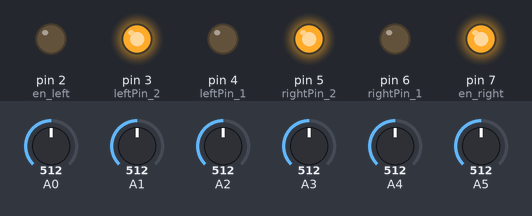
A sketch run on a simulated Arduino Uno, built with avr-gcc and run on an emulated ATmega328P. On the bench: output pins drawn as LEDs (lit = HIGH). The test bench sets the inputs (shaded band); at power-on: A5 = 512, A0 = 512, A1 = 512, A2 = 512, A3 = 512, A4 = 512.

Above: at 1.2 s.
1.3 s: A5 set to 487
At 1.6 s:
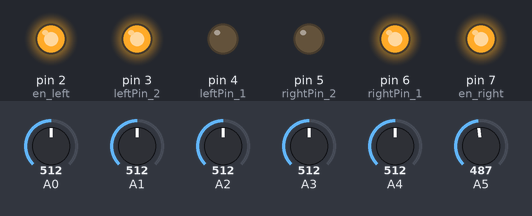
2.8 s: A5 set to 510
At 3.9 s:
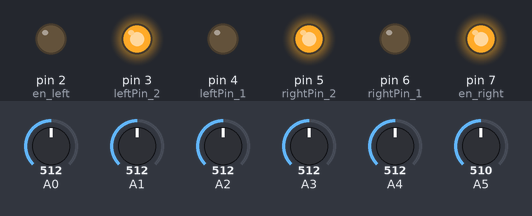
4.3 s: A5 set to 490
At 5.0 s:
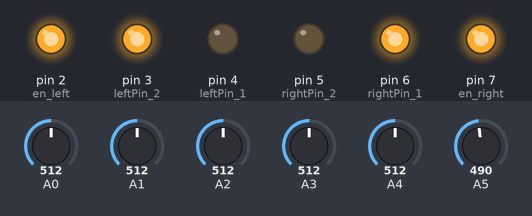
Timing chart, 0 to 7.3 s (numbered marks = the images above; inputs shaded):
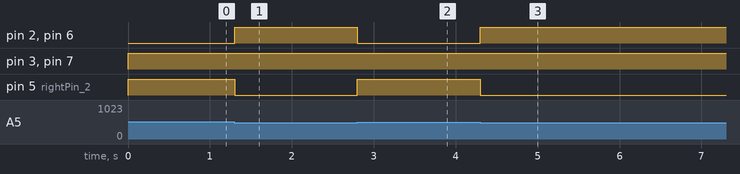

Measured:
- the behaviour switches between 500 and 499 on A5 (found by bisection; images 0 and 1)
- after the input at 1.3 s, pin 2 (en_left), pin 6 (rightPin_1): LOW → HIGH at once; pin 5 (rightPin_2): HIGH → LOW at once
- after the input at 2.8 s, pin 2 (en_left), pin 6 (rightPin_1): HIGH → LOW at once; pin 5 (rightPin_2): LOW → HIGH at once
- after the input at 4.3 s, pin 2 (en_left), pin 6 (rightPin_1): LOW → HIGH at once; pin 5 (rightPin_2): HIGH → LOW at once

The sketch:

line_following.ino
```cpp
const int en_right=7, en_left=2, rightPin_1 = 6,rightPin_2 = 5,leftPin_1 = 4,leftPin_2 = 3;
int ir[6];
void forward (int left_speed , int right_speed)
  {
    analogWrite (en_right, right_speed);
    analogWrite (en_left, left_speed);
    digitalWrite (rightPin_1,HIGH);
    digitalWrite (rightPin_2,LOW);
    digitalWrite (leftPin_1,LOW);
    digitalWrite (leftPin_2,HIGH);
  }

void backward (int left_speed , int right_speed)
  {
    analogWrite (en_right, right_speed);
    analogWrite (en_left, left_speed);
    digitalWrite (rightPin_1,LOW);
    digitalWrite (rightPin_2,HIGH);
    digitalWrite (leftPin_1,HIGH);
    digitalWrite (leftPin_2,LOW);
  }

void left_turn (int left_speed , int right_speed, int delay_time)
  {
    analogWrite (en_right, right_speed);
    analogWrite (en_left, left_speed);
    digitalWrite (rightPin_1,LOW);
    digitalWrite (rightPin_2,HIGH);
    digitalWrite (leftPin_1,LOW);
    digitalWrite (leftPin_2,HIGH);
    delay (delay_time);
  }

void right_turn (int left_speed , int right_speed, int delay_time)
  {
    analogWrite (en_right, right_speed);
    analogWrite (en_left, left_speed);
    digitalWrite (rightPin_1,HIGH);
    digitalWrite (rightPin_2,LOW);
    digitalWrite (leftPin_1,HIGH);
    digitalWrite (leftPin_2,LOW);
    delay (delay_time);
  }

void stop_ ()
  {
    digitalWrite (rightPin_1,HIGH);
    digitalWrite (rightPin_2,HIGH);
    digitalWrite (leftPin_1,HIGH);
    digitalWrite (leftPin_2,HIGH);
  }

void setup()
{

  // motot setup
  pinMode (rightPin_1, OUTPUT);
  pinMode (rightPin_2, OUTPUT);
  pinMode (leftPin_1, OUTPUT);
  pinMode (leftPin_2, OUTPUT);
  pinMode (en_right, OUTPUT);
  pinMode (en_left, OUTPUT);

}

void loop()
  {
    ir [0] = analogRead(A5);
    ir [1] = analogRead(A4);
    ir [2] = analogRead(A3);
    ir [3] = analogRead(A2);
    ir [4] = analogRead(A1);
    ir [5] = analogRead(A0);
    // straight forward ** WWBBWW WWBWWW WWWBWW
    if ( (ir [0] <500 && ir [1] <500 && ir [2] >500 && ir [3] >500 && ir [4] <500 && ir [5] <500) ||
         (ir [0] <500 && ir [1] <500 && ir [2] >500 && ir [3] <500 && ir [4] <500 && ir [5] <500) ||
         (ir [0] <500 && ir [1] <500 && ir [2] <500 && ir [3] >500 && ir [4] <500 && ir [5] <500) )

          {
            forward (255,255);
          }

     //slight left moving forward ** WBBWWW WBWWWW
     else if ( (ir [0] <500 && ir [1] >500 && ir [2] >500 && ir [3] <500 && ir [4] <500 && ir [5] <500) ||
               (ir [0] <500 && ir [1] >500 && ir [2] <500 && ir [3] <500 && ir [4] <500 && ir [5] <500) )
                       {
               forward (240,255);
             }

      // **WBBBWW

      //more left moving forward ** BWWWWW BBWWWW
      else if ( (ir [0] >500 && ir [1] <500 && ir [2] <500 && ir [3] <500 && ir [4] <500 && ir [5] <500) ||
                (ir [0] >500 && ir [1] >500 && ir [2] <500 && ir [3] <500 && ir [4] <500 && ir [5] <500) )

              {
                forward (220,255);
              }

     //slight right moving forward ** WWWBBW WWWWBW
     else if ( (ir [0] <500 && ir [1] <500 && ir [2] <500 && ir [3] >500 && ir [4] >500 && ir [5] <500) ||
               (ir [0] <500 && ir [1] <500 && ir [2] <500 && ir [3] <500 && ir [4] >500 && ir [5] <500) )

             {
               forward (255,240);
             }

      //**WWBBBW

      //more right moving forward ** WWWWWB WWWWBB
      else if ( (ir [0] <500 && ir [1] <500 && ir [2] <500 && ir [3] <500 && ir [4] <500 && ir [5] >500) ||
                (ir [0] <500 && ir [1] <500 && ir [2] <500 && ir [3] <500 && ir [4] >500 && ir [5] >500) )

              {
                forward (255,220);
              }

     //turn left  ** BBBWWW BBBBWW BBBBBW BBBBBB
     else if ( (ir [0] >500 && ir [1] >500 && ir [2] >500 && ir [3] <500 && ir [4] <500 && ir [5] <500) ||
               (ir [0] >500 && ir [1] >500 && ir [2] >500 && ir [3] >500 && ir [4] <500 && ir [5] <500) ||
               (ir [0] >500 && ir [1] >500 && ir [2] >500 && ir [3] >500 && ir [4] >500 && ir [5] <500) ||
               (ir [0] >500 && ir [1] >500 && ir [2] >500 && ir [3] >500 && ir [4] >500 && ir [5] >500) )

             {
                left_turn (0,255,00);
             }

     //turn right -- but LEFT HAND RULE says no right turn, so bot goes straight ** WWWBBB WWBBBB WBBBBB
     else if ( (ir [0] <500 && ir [1] <500 && ir [2] <500 && ir [3] >500 && ir [4] >500 && ir [5] >500) ||
          (ir [0] <500 && ir [1] <500 && ir [2] >500 && ir [3] >500 && ir [4] >500 && ir [5] >500) ||
          (ir [0] <500 && ir [1] >500 && ir [2] >500 && ir [3] >500 && ir [4] >500 && ir [5] >500) )

          {
            forward (255,255);
            //for right turn only **WWWWWW
            if ( (ir [0] <500 && ir [1] <500 && ir [2] <500 && ir [3] <500 && ir [4] <500 && ir [5] <500) )
              right_turn (255,255,00);
          }

     // LEFT HAND RULE -- turning left ** WWWWWW // WWWWWW ONLY IF NODAL LINE=0 INCLUDE LATERRR
     else if ( (ir [0] <500 && ir [1] <500 && ir [2] <500 && ir [3] <500 && ir [4] <500 && ir [5] <500) ||
          (ir [0] >500 && ir [1] >500 && ir [2] >500 && ir [3] >500 && ir [4] >500 && ir [5] >500) )

          {
            left_turn (255,255,00);

          }
     //move forward through nodes ** WBWWBW BBWWBB BBWWBW WBWWBB BBWBBW WBBWBB
     else if ( (ir [0] <500 && ir [1] >500 && ir [2] <500 && ir [3] <500 && ir [4] >500 && ir [5] <500) ||
          (ir [0] >500 && ir [1] >500 && ir [2] <500 && ir [3] <500 && ir [4] >500 && ir [5] >500) ||
          (ir [0] >500 && ir [1] >500 && ir [2] <500 && ir [3] <500 && ir [4] >500 && ir [5] <500) ||
          (ir [0] <500 && ir [1] >500 && ir [2] <500 && ir [3] <500 && ir [4] >500 && ir [5] >500) ||
          (ir [0] >500 && ir [1] >500 && ir [2] <500 && ir [3] >500 && ir [4] >500 && ir [5] <500) ||
          (ir [0] <500 && ir [1] >500 && ir [2] >500 && ir [3] <500 && ir [4] >500 && ir [5] >500) )

          {
            forward (255,255);
          }

     //120 degree turns, follow left **WBBBBW WWBBBW WBBBWW
     else if ( (ir [0] <500 && ir [1] >500 && ir [2] >500 && ir [3] >500 && ir [4] >500 && ir [5] <500) ||
               (ir [0] <500 && ir [1] <500 && ir [2] >500 && ir [3] >500 && ir [4] >500 && ir [5] <500) ||
               (ir [0] <500 && ir [1] >500 && ir [2] >500 && ir [3] >500 && ir [4] <500 && ir [5] <500) )

               {
                 forward (220,255);
               }

  }
```
